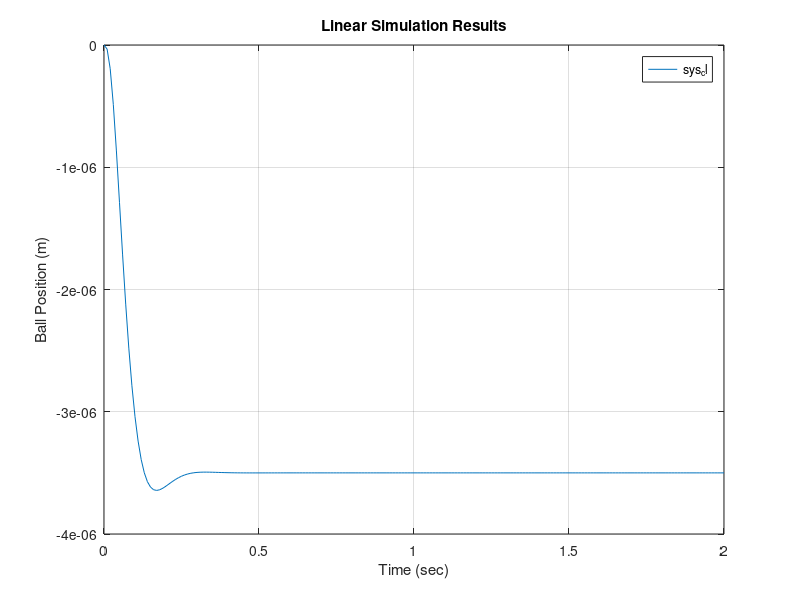

Write the MATLAB code that produced this figure. (Note: this script raises an error after producing the figure.)
clc;
clear;

A = [0 1 0; 980  0  -2.8; 0 0 -100];

B = [ 0; 0; 100];

C = [ 1 0 0 ];

poles = eig(A)

t = 0:0.01:2;
u = zeros(size(t));
x0 = [0.01 0 0];

sys = ss(A,B,C,0);

[y,t,x] = lsim(sys,u,t,x0);
plot(t,y)
title('Open-Loop Response to Non-Zero Initial Condition')
xlabel('Time (sec)')
ylabel('Ball Position (m)')

p1 = -10 + 10i;
p2 = -10 - 10i;
p3 = -50;

K = place(A,B,[p1 p2 p3]);
sys_cl = ss(A-B*K,B,C,0);

lsim(sys_cl,u,t,x0);
xlabel('Time (sec)')
ylabel('Ball Position (m)')

p1 = -20 + 20i;
p2 = -20 - 20i;
p3 = -100;

K = place(A,B,[p1 p2 p3]);
sys_cl = ss(A-B*K,B,C,0);

lsim(sys_cl,u,t,x0);
xlabel('Time (sec)')
ylabel('Ball Position (m)')

%Introducing reference input
t = 0:0.01:2;
u = 0.001*ones(size(t));

sys_cl = ss(A-B*K,B,C,0);

lsim(sys_cl,u,t);
xlabel('Time (sec)')
ylabel('Ball Position (m)')
axis([0 2 -4E-6 0])

%NBAR
Nbar = rscale(sys,K)

%
lsim(sys_cl,Nbar*u,t)
title('Linear Simulation Results (with Nbar)')
xlabel('Time (sec)')
ylabel('Ball Position (m)')
axis([0 2 0 1.2*10^-3])

%Observer design
%Poles
op1 = -100;
op2 = -101;
op3 = -102;

%
L = place(A',C',[op1 op2 op3])';

%
At = [A-B*K B*K; zeros(size(A)) A-L*C ];

Bt = [B*Nbar; zeros(size(B))];

Ct = [C zeros(size(C))];

%
sys = ss(At,Bt,Ct,0);
lsim(sys,zeros(size(t)),t,[x0 x0]);

title('Linear Simulation Results (with observer)')
xlabel('Time (sec)')
ylabel('Ball Position (m)')

%Reponse plotted
t = 0:1E-6:0.1;
x0 = [0.01 0.5 -5];
[y,t,x] = lsim(sys,zeros(size(t)),t,[x0 x0]);

n = 3;
e = x(:,n+1:end);
x = x(:,1:n);
x_est = x - e;

% Save state variables explicitly to aid in plotting
h = x(:,1); h_dot = x(:,2); i = x(:,3);
h_est = x_est(:,1); h_dot_est = x_est(:,2); i_est = x_est(:,3);

plot(t,h,'-r',t,h_est,':r',t,h_dot,'-b',t,h_dot_est,':b',t,i,'-g',t,i_est,':g')
legend('h','h_{est}','hdot','hdot_{est}','i','i_{est}')
xlabel('Time (sec)')
